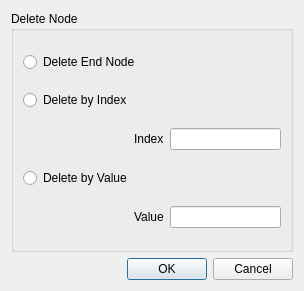
<?xml version="1.0" encoding="UTF-8"?>
<ui version="4.0">
 <class>DeleteNodeDialog</class>
 <widget class="QDialog" name="DeleteNodeDialog">
  <property name="geometry">
   <rect>
    <x>0</x>
    <y>0</y>
    <width>304</width>
    <height>291</height>
   </rect>
  </property>
  <property name="windowTitle">
   <string>Dialog</string>
  </property>
  <layout class="QVBoxLayout" name="verticalLayout_2">
   <item>
    <widget class="QGroupBox" name="groupBox">
     <property name="title">
      <string>Delete Node</string>
     </property>
     <layout class="QVBoxLayout" name="verticalLayout">
      <item>
       <widget class="QRadioButton" name="delEndNodeRadioButton">
        <property name="text">
         <string>Delete End Node</string>
        </property>
       </widget>
      </item>
      <item>
       <widget class="QRadioButton" name="delByIndexRadioButton">
        <property name="text">
         <string>Delete by Index</string>
        </property>
       </widget>
      </item>
      <item>
       <layout class="QHBoxLayout" name="horizontalLayout_2">
        <item>
         <spacer name="horizontalSpacer">
          <property name="orientation">
           <enum>Qt::Horizontal</enum>
          </property>
          <property name="sizeHint" stdset="0">
           <size>
            <width>40</width>
            <height>20</height>
           </size>
          </property>
         </spacer>
        </item>
        <item>
         <widget class="QLabel" name="label">
          <property name="text">
           <string>Index</string>
          </property>
         </widget>
        </item>
        <item>
         <widget class="QLineEdit" name="delByIndexLineEdit"/>
        </item>
       </layout>
      </item>
      <item>
       <widget class="QRadioButton" name="delByValueRadioButton">
        <property name="text">
         <string>Delete by Value</string>
        </property>
       </widget>
      </item>
      <item>
       <layout class="QHBoxLayout" name="horizontalLayout">
        <item>
         <spacer name="horizontalSpacer_2">
          <property name="orientation">
           <enum>Qt::Horizontal</enum>
          </property>
          <property name="sizeHint" stdset="0">
           <size>
            <width>40</width>
            <height>20</height>
           </size>
          </property>
         </spacer>
        </item>
        <item>
         <widget class="QLabel" name="label_2">
          <property name="text">
           <string>Value</string>
          </property>
         </widget>
        </item>
        <item>
         <widget class="QLineEdit" name="delByValueLineEdit"/>
        </item>
       </layout>
      </item>
     </layout>
    </widget>
   </item>
   <item>
    <layout class="QHBoxLayout" name="horizontalLayout_3">
     <item>
      <spacer name="horizontalSpacer_3">
       <property name="orientation">
        <enum>Qt::Horizontal</enum>
       </property>
       <property name="sizeHint" stdset="0">
        <size>
         <width>40</width>
         <height>20</height>
        </size>
       </property>
      </spacer>
     </item>
     <item>
      <widget class="QDialogButtonBox" name="buttonBox">
       <property name="standardButtons">
        <set>QDialogButtonBox::Cancel|QDialogButtonBox::Ok</set>
       </property>
      </widget>
     </item>
    </layout>
   </item>
  </layout>
 </widget>
 <resources/>
 <connections/>
</ui>
